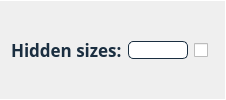
                                <widget class="QFrame" name="frame_alpha_8">
                                 <property name="styleSheet">
                                  <string notr="true">border-bottom: 0.5px solid #FFFFFF;
border-right: 0.5px solid #FFFFFF;
border-top: 1px solid #FFFFFF;
</string>
                                 </property>
                                 <property name="frameShape">
                                  <enum>QFrame::NoFrame</enum>
                                 </property>
                                 <property name="frameShadow">
                                  <enum>QFrame::Plain</enum>
                                 </property>
                                 <layout class="QHBoxLayout" name="horizontalLayout_92">
                                  <item>
                                   <widget class="QLabel" name="label_alpha_8">
                                    <property name="sizePolicy">
                                     <sizepolicy hsizetype="Minimum" vsizetype="Preferred">
                                      <horstretch>0</horstretch>
                                      <verstretch>0</verstretch>
                                     </sizepolicy>
                                    </property>
                                    <property name="maximumSize">
                                     <size>
                                      <width>16777215</width>
                                      <height>16777215</height>
                                     </size>
                                    </property>
                                    <property name="font">
                                     <font>
                                      <family>Avenir</family>
                                      <pointsize>13</pointsize>
                                      <weight>75</weight>
                                      <italic>false</italic>
                                      <bold>true</bold>
                                     </font>
                                    </property>
                                    <property name="toolTip">
                                     <string>&lt;html&gt;&lt;head/&gt;&lt;body&gt;&lt;p&gt;&lt;span style=&quot; font-weight:400;&quot;&gt;The weight of each topic.&lt;/span&gt;&lt;/p&gt;&lt;/body&gt;&lt;/html&gt;</string>
                                    </property>
                                    <property name="styleSheet">
                                     <string notr="true">font: 87 13pt &quot;Avenir&quot;;
color:#1A2E40;
font-weight: bold;
border:None;</string>
                                    </property>
                                    <property name="text">
                                     <string>Hidden sizes:</string>
                                    </property>
                                   </widget>
                                  </item>
                                  <item>
                                   <widget class="QLineEdit" name="lineEdit_alpha_8">
                                    <property name="sizePolicy">
                                     <sizepolicy hsizetype="Minimum" vsizetype="Fixed">
                                      <horstretch>0</horstretch>
                                      <verstretch>0</verstretch>
                                     </sizepolicy>
                                    </property>
                                    <property name="minimumSize">
                                     <size>
                                      <width>0</width>
                                      <height>0</height>
                                     </size>
                                    </property>
                                    <property name="maximumSize">
                                     <size>
                                      <width>60</width>
                                      <height>16777215</height>
                                     </size>
                                    </property>
                                    <property name="styleSheet">
                                     <string notr="true">QLineEdit {	
	background-color: #FFFFFF;
	font: 87 italic 12pt &quot;Avenir&quot;;
	border-radius: 5px;
	border: 1px solid #1A2E40;
	color:black;
}</string>
                                    </property>
                                   </widget>
                                  </item>
                                  <item>
                                   <widget class="QCheckBox" name="checkBox_alpha_8">
                                    <property name="sizePolicy">
                                     <sizepolicy hsizetype="Fixed" vsizetype="Fixed">
                                      <horstretch>0</horstretch>
                                      <verstretch>0</verstretch>
                                     </sizepolicy>
                                    </property>
                                    <property name="styleSheet">
                                     <string notr="true">border:0px;</string>
                                    </property>
                                    <property name="text">
                                     <string/>
                                    </property>
                                   </widget>
                                  </item>
                                 </layout>
                                </widget>
